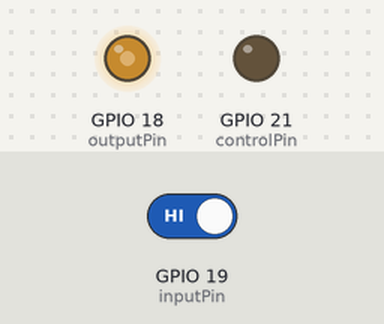
A sketch run on a simulated ESP32. Parts: output pins drawn as LEDs (lit = HIGH). The inputs (shaded band) are chosen by the test bench; at power-on: GPIO 19 (inputPin) HIGH.

Above: at 1.2 s.
1.3 s: GPIO 19 (inputPin) driven LOW
At 1.9 s:
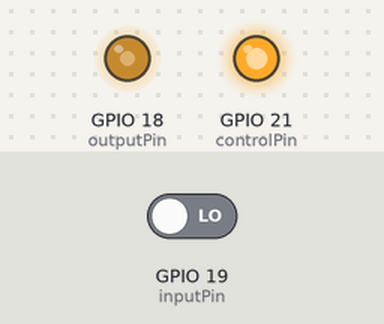
2.8 s: GPIO 19 (inputPin) driven HIGH
At 4.2 s:
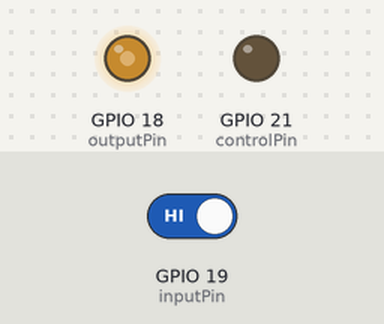
Timing chart, 0 to 5.8 s (numbered marks = the images above; inputs shaded):
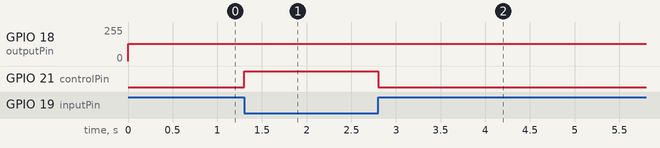

The sketch:

IR_LED.ino
```cpp
// ESP32 code for generating 38kHz on pin 18
const int outputPin = 18;  // Output for 38kHz square wave
const int inputPin = 19;   // Input to monitor
const int controlPin = 21; // Output controlled by inputPin

void setup() {
  // Set pin modes
  pinMode(inputPin, INPUT);
  pinMode(controlPin, OUTPUT);


  // Configure 38kHz PWM on outputPin (38kHz, 50% duty cycle)
  // In the new API, we use ledcAttach to configure the LEDC
  ledcAttach(outputPin, 38000, 8); // Attach pin, frequency 38kHz, 50% duty cycle
}

void loop() {
  // Read the input pin state
  int inputState = digitalRead(inputPin);
  ledcWrite(outputPin, 128);

  // Set the control pin based on input state
  if (inputState == LOW) {
    digitalWrite(controlPin, HIGH);
  } else {
    digitalWrite(controlPin, LOW);
  }
}
```

Measured:
- after the input at 1.3 s, GPIO 21 (controlPin): LOW → HIGH at once
- after the input at 2.8 s, GPIO 21 (controlPin): HIGH → LOW at once
